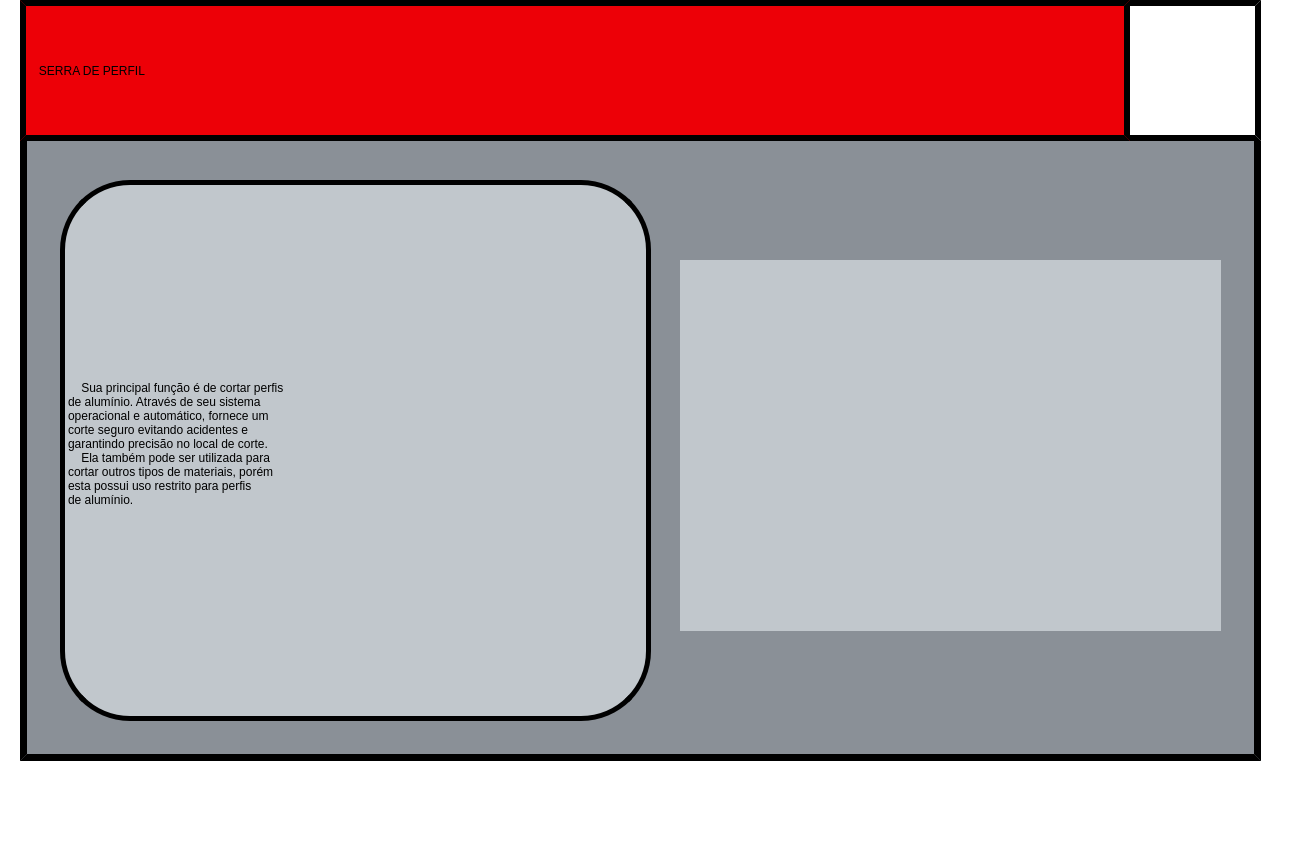
<?xml version="1.0" encoding="UTF-8"?>
<ui version="4.0">
 <class>interface_didatica_finalidade</class>
 <widget class="QMainWindow" name="interface_didatica_finalidade">
  <property name="geometry">
   <rect>
    <x>0</x>
    <y>0</y>
    <width>1290</width>
    <height>841</height>
   </rect>
  </property>
  <property name="minimumSize">
   <size>
    <width>1290</width>
    <height>841</height>
   </size>
  </property>
  <property name="maximumSize">
   <size>
    <width>1290</width>
    <height>841</height>
   </size>
  </property>
  <property name="windowTitle">
   <string>MainWindow</string>
  </property>
  <property name="styleSheet">
   <string notr="true">background-color: rgb(255, 255, 255);</string>
  </property>
  <property name="animated">
   <bool>true</bool>
  </property>
  <widget class="QWidget" name="centralwidget">
   <widget class="QLabel" name="Label_Borda">
    <property name="geometry">
     <rect>
      <x>0</x>
      <y>783</y>
      <width>1290</width>
      <height>18</height>
     </rect>
    </property>
    <property name="text">
     <string/>
    </property>
    <property name="pixmap">
     <pixmap>Imagens/Borda.png</pixmap>
    </property>
    <property name="scaledContents">
     <bool>true</bool>
    </property>
   </widget>
   <widget class="QPushButton" name="botao_home">
    <property name="geometry">
     <rect>
      <x>1120</x>
      <y>0</y>
      <width>141</width>
      <height>141</height>
     </rect>
    </property>
    <property name="styleSheet">
     <string notr="true">border-style: outset;
border-color: rgb(0, 0, 0);
border-width:6px;
font: 75 65pt &quot;Bosch Sans Bold&quot;;

background-color: rgb(255, 255, 255);</string>
    </property>
    <property name="text">
     <string/>
    </property>
    <property name="icon">
     <iconset>
      <normaloff>imagens/Home.Interface.png</normaloff>imagens/Home.Interface.png</iconset>
    </property>
    <property name="iconSize">
     <size>
      <width>99</width>
      <height>99</height>
     </size>
    </property>
   </widget>
   <widget class="QLabel" name="label_fundo">
    <property name="geometry">
     <rect>
      <x>20</x>
      <y>0</y>
      <width>1241</width>
      <height>761</height>
     </rect>
    </property>
    <property name="font">
     <font>
      <family>Bosch Sans Bold</family>
      <pointsize>65</pointsize>
      <weight>9</weight>
      <italic>false</italic>
      <bold>false</bold>
     </font>
    </property>
    <property name="styleSheet">
     <string notr="true">border-style: outset;
border-color: rgb(0, 0, 0);
border-width:7px;
font: 75 65pt &quot;Bosch Sans Bold&quot;;

background-color: rgb(138, 144, 151);</string>
    </property>
   </widget>
   <widget class="QLabel" name="label_serra_de_perfil">
    <property name="geometry">
     <rect>
      <x>20</x>
      <y>0</y>
      <width>1110</width>
      <height>141</height>
     </rect>
    </property>
    <property name="styleSheet">
     <string notr="true">border-style: outset;
border-color: rgb(0, 0, 0);
border-width:6px;
font: 75 70pt &quot;Bosch Sans Bold&quot;;

background-color: rgb(237, 0, 7);</string>
    </property>
    <property name="text">
     <string>   SERRA DE PERFIL</string>
    </property>
   </widget>
   <widget class="QLabel" name="label_texto">
    <property name="geometry">
     <rect>
      <x>60</x>
      <y>180</y>
      <width>591</width>
      <height>541</height>
     </rect>
    </property>
    <property name="styleSheet">
     <string notr="true">border-style: outset;
border-color: rgb(0, 0, 0);
border-width:5px;
font: 75 20pt &quot;Bosch Sans Bold&quot;;
border-radius: 70px;
background-color: rgb(193, 199, 204);</string>
    </property>
    <property name="text">
     <string>    Sua principal função é de cortar perfis 
de alumínio. Através de seu sistema 
operacional e automático, fornece um 
corte seguro evitando acidentes e 
garantindo precisão no local de corte.
    Ela também pode ser utilizada para 
cortar outros tipos de materiais, porém 
esta possui uso restrito para perfis 
de alumínio.
</string>
    </property>
   </widget>
   <widget class="QLabel" name="label_imagem">
    <property name="geometry">
     <rect>
      <x>680</x>
      <y>260</y>
      <width>541</width>
      <height>371</height>
     </rect>
    </property>
    <property name="styleSheet">
     <string notr="true">
font: 75 18pt &quot;Bosch Sans Bold&quot;;

background-color: rgb(193, 199, 204);</string>
    </property>
    <property name="text">
     <string/>
    </property>
    <property name="pixmap">
     <pixmap>imagens/perfis_de_aluminio.png</pixmap>
    </property>
    <property name="scaledContents">
     <bool>true</bool>
    </property>
   </widget>
   <zorder>Label_Borda</zorder>
   <zorder>label_fundo</zorder>
   <zorder>botao_home</zorder>
   <zorder>label_serra_de_perfil</zorder>
   <zorder>label_texto</zorder>
   <zorder>label_imagem</zorder>
  </widget>
  <widget class="QMenuBar" name="menubar">
   <property name="geometry">
    <rect>
     <x>0</x>
     <y>0</y>
     <width>1290</width>
     <height>21</height>
    </rect>
   </property>
  </widget>
  <widget class="QStatusBar" name="statusbar"/>
 </widget>
 <resources/>
 <connections/>
</ui>
